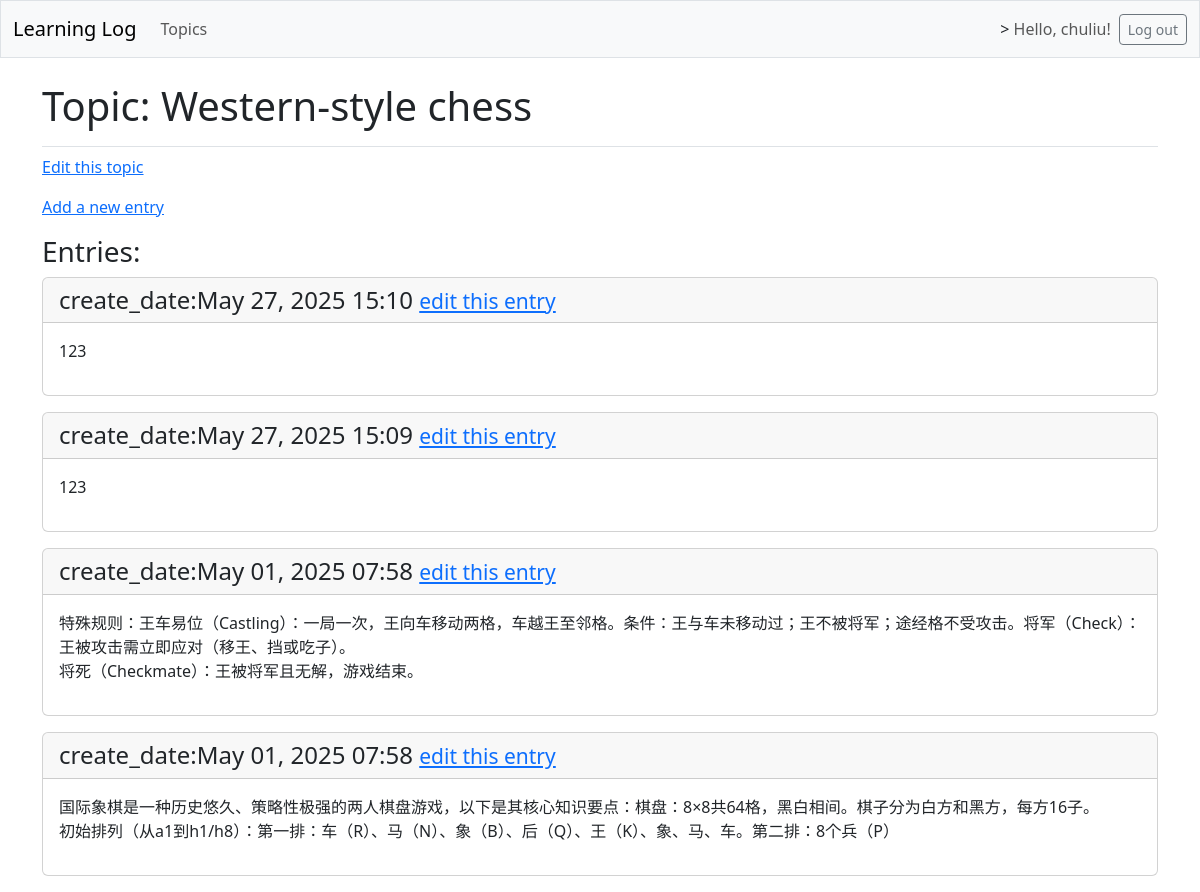
/topics/1/ (signed in), run on the app's committed database.
### learning_logs/models.py (models this page shows, shortened)
class Topic(models.Model):
    text = models.CharField(max_length=200)
    create_date = models.DateTimeField(auto_now_add=True)
    owner = models.ForeignKey(User, on_delete=models.CASCADE)

class Entry(models.Model):
    topic = models.ForeignKey(Topic, on_delete=models.CASCADE)
    text = models.TextField()
    create_date = models.DateTimeField(auto_now_add=True)
    class Meta:
        verbose_name_plural = 'entries'

### learning_logs/views.py (the view)
# urls.py: path('topics/<int:topic_id>/', views.topic, name='topic'),
@login_required
def topic(request, topic_id):
	topic = Topic.objects.get(id=topic_id)
	check_topic_owner(topic, request.user)
	entries = topic.entry_set.order_by('-create_date') # 减号表示降序排列
	context = {'topic': topic, 'entries': entries}
	return render(request, 'learning_logs/topic.html', context)

### learning_logs/utils.py (called while the page is built)
def check_topic_owner(topic, user):
	if topic.owner != user:
		raise Http404("You do not have permission to access this topic.")

### learning_logs/templates/learning_logs/topic.html
{% extends 'learning_logs/base.html' %}
{% block page_header %}
<h1>Topic: {{topic.text}}</h1>
{% endblock page_header %}
{% block content %}
<p><a href="{% url 'learning_logs:edit_topic' topic.id %}">Edit this topic</a></p>
<p><a href="{% url 'learning_logs:new_entry' topic.id %}">Add a new entry</a></p>
<h3>Entries:</h3>
	{% for entry in entries %}
	<div class="card mb-3">
		<h4 class="card-header">
			create_date:{{ entry.create_date|date:'M d, Y H:i'}}
			<small>
				<a href="{% url 'learning_logs:edit_entry' entry.id %}">edit this entry</a>
			</small>
		</h4>
		<div class="card-body">{{ entry.text|linebreaks }}</div>
	</div>
	{% empty %}
	<p>No entries available for this topic.</p>
	{% endfor %}
{% endblock content %}

### learning_logs/templates/learning_logs/base.html (shortened to what this page needs)
<!DOCTYPE html>
<html lang="en">
<head>
	{% load django_bootstrap5 %}
	{% bootstrap_css %}
</head>
<body>
	<nav class="navbar navbar-expand-md navbar-light bg-light mb-4 border">
		<div class="container-fluid">
			<a class="navbar-brand" href="{% url 'learning_logs:index' %}">Learning Log</a>
			<div class="collapse navbar-collapse" id="navbarCollapse">
				<ul class="navbar-nav me-auto mb-2 mb-md-0">
					<li class="nav-item">
						<a class="nav-link" href="{% url 'learning_logs:topics' %}">Topics</a>
					</li>
				</ul>
				<ul class="navbar-nav ms-auto mb-2 mb-md-0">
					{% if user.is_authenticated %}
					<li class="nav-item">
						>
						<span class="navbar-text me-2">Hello, {{ user.username }}!</span>
					</li>
					{% endif %}
				</ul>
				{% if user.is_authenticated %}
				<form action="{% url 'accounts:logout' %}" method="post">
					<button class="btn btn-outline-secondary btn-sm" name="submit">Log out</button>
				</form>
				{% endif %}
			</div>
		</div>
	</nav>
	<main class="container">
		<div class="pb-2 mb-2 border-bottom">
			{% block page_header %}{% endblock page_header%}
		</div>
		<div>
			{% block content %}{% endblock content%}
		</div>
	</main>
</body>
</html>

### data on the page
Topic: text "Western-style chess"
Entry: create_date "May 27, 2025 15:10", text "123"
Entry: create_date "May 27, 2025 15:09", text "123"
Entry: create_date "May 01, 2025 07:58", text "特殊规则：王车易位（Castling）：一局一次，王向车移动两格，车越王至邻格。条件：王与车未移动过；王不被将军；途经格不受攻击。将军（Check）：王被攻击需立即应对（移王、挡或吃子）。 将死（Checkmate）：王被将军且无解，游戏结束。"
Entry: create_date "May 01, 2025 07:58", text "国际象棋是一种历史悠久、策略性极强的两人棋盘游戏，以下是其核心知识要点：棋盘：8×8共64格，黑白相间。棋子分为白方和黑方，每方16子。 初始排列（从a1到h1/h8）：第一排：车（R）、马（N）、象（B）、后（Q）、王（K）、象、马、车。第二排：8个兵（P）"

### other printed values
{{ user.username }} "chuliu"
